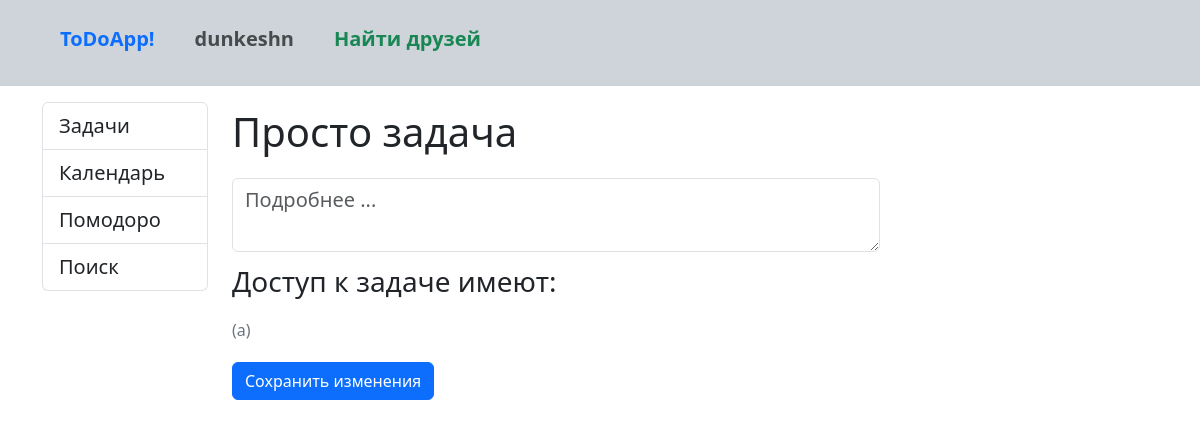
The app's page /edit_task/11/ (signed in), older data.
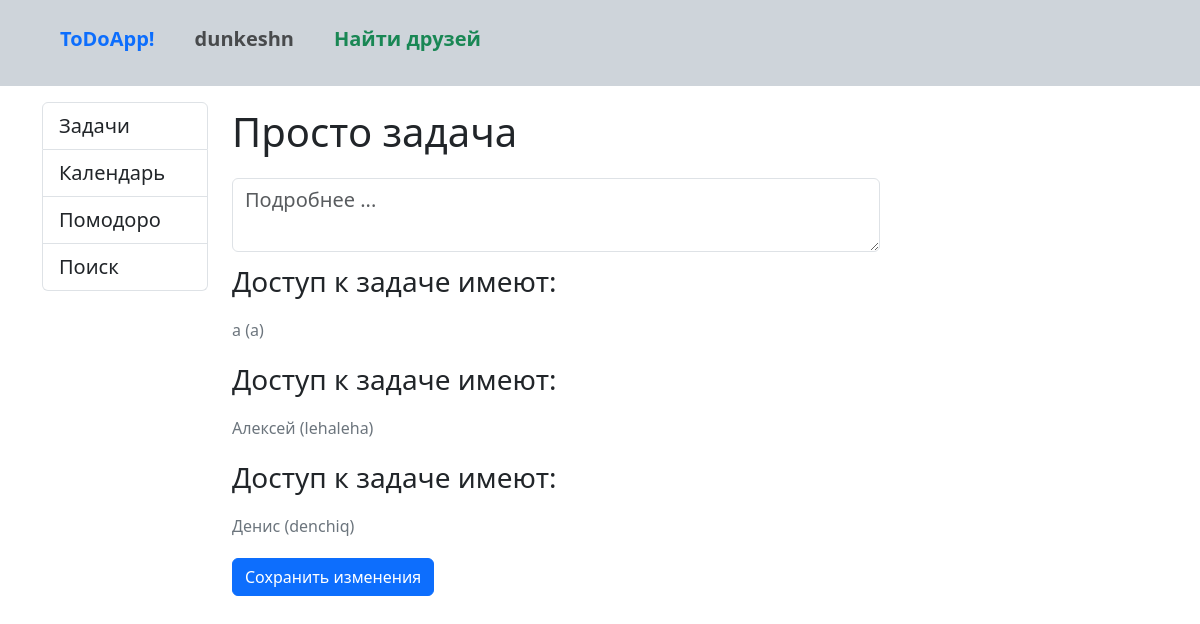
The same page, newer data.
### core/models.py (models this page shows)
class Users(AbstractUser):
    first_name = models.CharField(max_length=100,
                                  verbose_name='Имя')
    last_name = models.CharField(max_length=100,
                                 blank=True,
                                 verbose_name='Фамилия')
    username = models.CharField(max_length=100,
                                unique=True,
                                verbose_name='Никнейм')
    email = models.CharField(max_length=100,
                             unique=True,
                             verbose_name='Почта')
    about = models.TextField(blank=True,
                             verbose_name='О себе')
    date_of_birth = models.DateField(null=True,
                                     blank=True,
                                     verbose_name='Дата рождения')
    picture = models.ImageField(upload_to='pictures',
                                null=True,
                                blank=True,
                                default='pictures/default.jpg',
                                verbose_name='Фото')
    friends = models.ManyToManyField('self',
                                     blank=True,
                                     verbose_name='Друзья',
                                     symmetrical=False)
    password = models.CharField(max_length=100,
                                verbose_name='Пароль')
    def __str__(self):
        return f'{self.first_name} ({self.username})'
    class Meta:
        verbose_name = 'Пользователь'
        verbose_name_plural = 'Пользователи'
        ordering = ['email']

### core/views.py (the view)
# urls.py: path('edit_task/<int:task_id>/', EditingTask.as_view(), name='edit_task'),
class EditingTask(LoginRequiredMixin,
                  View):
    def get(self, request, task_id):
        task = models.Tasks.objects.get(id=task_id)
        users = task.owners.all()
        context = {'task': task, 'users': users, 'authuser': self.request.user}
        return render(request,
                      'core/edit_task.html',
                      context)

### core/templates/core/edit_task.html (shortened to what this page needs)
{% extends "base.html" %}
{% load django_bootstrap5 %}
{% block sidebar %}
<div class="col-md-2">
    <div class="list-group">
        <a type="button" href="{% url 'tasks' %}" class="list-group-item list-group-item-action fs-5">Задачи</a>
        <a type="button" href="{% url 'calendar' %}" class="list-group-item list-group-item-action fs-5">Календарь</a>
        <a type="button" href="{% url 'pomodoro' %}" class="list-group-item list-group-item-action fs-5">Помодоро</a>
        <a type="button" href="{% url 'search' %}" class="list-group-item list-group-item-action fs-5">Поиск</a>
    </div>
</div>
{% endblock %}
{% block content %}
<div class="col-md-10">
    <form action="{% url 'update_task' task.id %}" method="POST">
        <p class="fs-1">{{ task.title }}</p>
        <textarea class="form-control mb-2 fs-5" name="description" placeholder="Подробнее ..."
                  style="width: 70%; height: 80% ">{{ task.description }}</textarea>
        {% for user in users %}
        <div>
            <p class="fs-3">Доступ к задаче имеют:</p>
            <p class="fs-6 text-secondary">{{ user }}</p>
        </div>
        {% endfor %}
        <button type="submit" class="btn btn-primary mt-1">Сохранить изменения</button>
    </form>
</div>
{% endblock %}

Row changes from the older to the newer data that the page shows:
changed Users (number 2 of 4 on the later page): first_name+username "(a)" → "a (a)"
now on this page (row edited): Users: first_name+username "Алексей (lehaleha)"
now on this page (row edited): Users: first_name+username "Денис (denchiq)"
